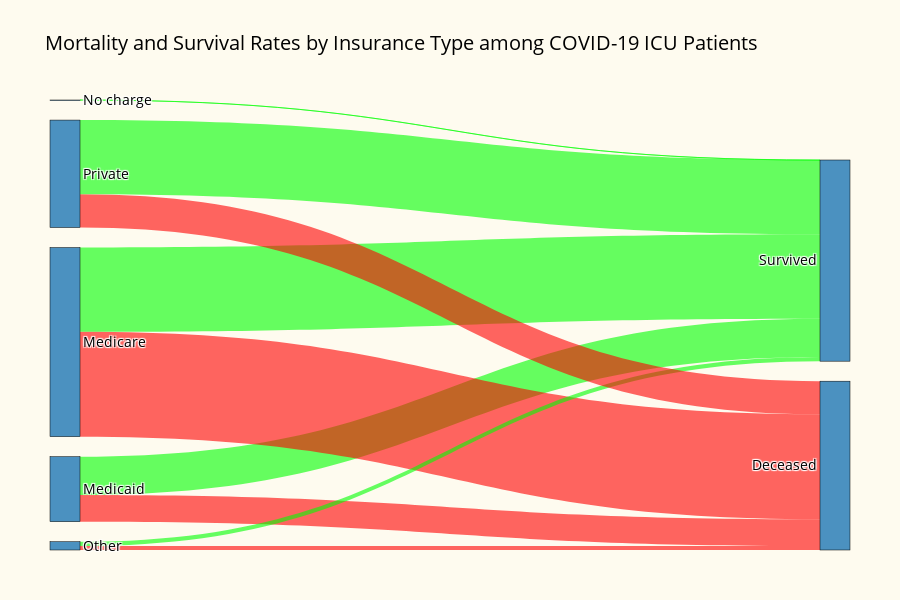

This figure's notebook cell:
### Markdown cell above
We can also visualize this using a sankey diagram, which will show the flow of patients in the ICU to either survival or death depending on their insurance coverage

### Code cell
def plot_sankey_mortality_by_insurance_type(covid_diagnoses):
    # Calculate mortality rate by insurance type
    insurance_mortality = covid_diagnoses.groupby('insurance').agg(
        total_patients=('subject_id', 'nunique'),
        deaths=('is_dead', 'sum')
    )
    insurance_mortality['mortality_rate'] = (
        insurance_mortality['deaths'] / insurance_mortality['total_patients'] * 100
    )

    # Prepare data for Sankey diagram
    labels = list(insurance_mortality.index) + ['Survived', 'Deceased']
    sources = []
    targets = []
    values = []

    for index, row in insurance_mortality.iterrows():
        insurance_idx = labels.index(index)
        deceased_idx = labels.index('Deceased')
        survived_idx = labels.index('Survived')

        sources.append(insurance_idx)
        targets.append(deceased_idx)
        values.append(row['deaths'])

        sources.append(insurance_idx)
        targets.append(survived_idx)
        values.append(row['total_patients'] - row['deaths'])

    # Create Sankey diagram
    fig = go.Figure(data=[go.Sankey(
        node=dict(
            pad=20,
            thickness=30,
            line=dict(color="black", width=0.5),
            label=labels,
            color="rgba(31, 119, 180, 0.8)"
        ),
        link=dict(
            source=sources,
            target=targets,
            value=values,
            color=["rgba(255,0,0,0.6)" if label == 'Deceased' else "rgba(0,255,0,0.6)" for label in [labels[t] for t in targets]]
        )
    )])

    fig.update_layout(
        title_text="Mortality and Survival Rates by Insurance Type among COVID-19 ICU Patients",
        font=dict(size=14, color='black'),
        paper_bgcolor='#fefbef',
        plot_bgcolor='#fefbef',
        margin=dict(l=50, r=50, t=100, b=50),
        height = 600
    )
    fig.show()

plot_sankey_mortality_by_insurance_type(covid_diagnoses_filtered)

### Figure 1 — Plotly figure (JSON) as saved in the notebook; plotly's stock layout.template omitted (floating-point values rounded to 4 significant figures)
{"data": [{"link": {"color": ["rgba(255,0,0,0.6)", "rgba(0,255,0,0.6)", "rgba(255,0,0,0.6)", "rgba(0,255,0,0.6)", "rgba(255,0,0,0.6)", "rgba(0,255,0,0.6)", "rgba(255,0,0,0.6)", "rgba(0,255,0,0.6)", "rgba(255,0,0,0.6)", "rgba(0,255,0,0.6)"], "source": [0, 0, 1, 1, 2, 2, 3, 3, 4, 4], "target": [6, 5, 6, 5, 6, 5, 6, 5, 6, 5], "value": [363, 517, 1418, 1141, 0, 1, 54, 58, 449, 1005]}, "node": {"color": "rgba(31, 119, 180, 0.8)", "label": ["Medicaid", "Medicare", "No charge", "Other", "Private", "Survived", "Deceased"], "line": {"color": "black", "width": 0.5}, "pad": 20, "thickness": 30}, "type": "sankey"}], "layout": {"font": {"color": "black", "size": 14}, "height": 600, "margin": {"b": 50, "l": 50, "r": 50, "t": 100}, "paper_bgcolor": "#fefbef", "plot_bgcolor": "#fefbef", "title": {"text": "Mortality and Survival Rates by Insurance Type among COVID-19 ICU Patients"}}}
